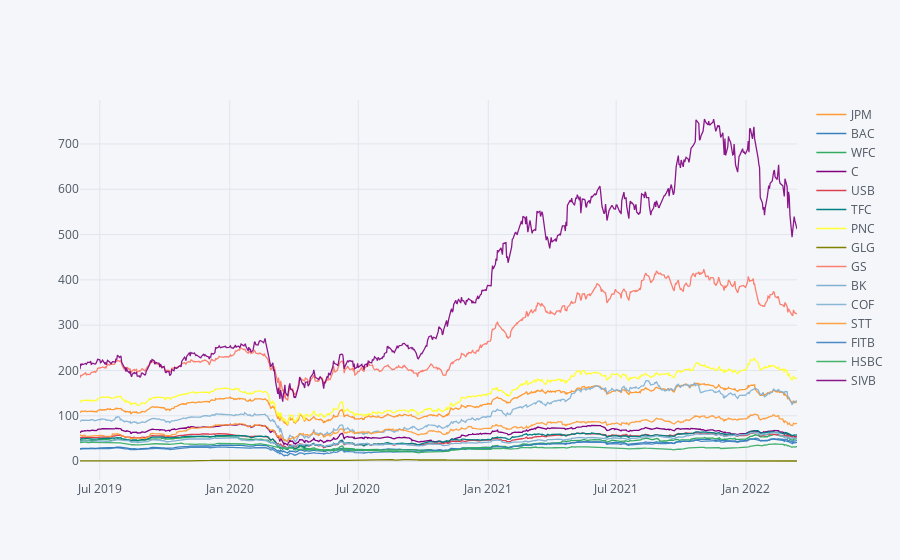

Notebook cell for this chart:
### Code cell
bank_stocks.xs(key='Close',axis=1,level='Stock Info').iplot()

### Figure 1 — Plotly figure (JSON) as saved in the notebook; plotly's stock layout.template omitted (floating-point values rounded to 4 significant figures; data arrays with more than 128 entries replaced by an {"elided": "..."} marker saying what was removed)
{"data": [{"line": {"color": "rgba(255, 153, 51, 1.0)", "dash": "solid", "shape": "linear", "width": 1.3}, "mode": "lines", "name": "JPM", "text": "", "type": "scatter", "x": {"elided": "702 str values"}, "y": {"elided": "702 float values"}}, {"line": {"color": "rgba(55, 128, 191, 1.0)", "dash": "solid", "shape": "linear", "width": 1.3}, "mode": "lines", "name": "BAC", "text": "", "type": "scatter", "x": {"elided": "702 str values"}, "y": {"elided": "702 float values"}}, {"line": {"color": "rgba(50, 171, 96, 1.0)", "dash": "solid", "shape": "linear", "width": 1.3}, "mode": "lines", "name": "WFC", "text": "", "type": "scatter", "x": {"elided": "702 str values"}, "y": {"elided": "702 float values"}}, {"line": {"color": "rgba(128, 0, 128, 1.0)", "dash": "solid", "shape": "linear", "width": 1.3}, "mode": "lines", "name": "C", "text": "", "type": "scatter", "x": {"elided": "702 str values"}, "y": {"elided": "702 float values"}}, {"line": {"color": "rgba(219, 64, 82, 1.0)", "dash": "solid", "shape": "linear", "width": 1.3}, "mode": "lines", "name": "USB", "text": "", "type": "scatter", "x": {"elided": "702 str values"}, "y": {"elided": "702 float values"}}, {"line": {"color": "rgba(0, 128, 128, 1.0)", "dash": "solid", "shape": "linear", "width": 1.3}, "mode": "lines", "name": "TFC", "text": "", "type": "scatter", "x": {"elided": "702 str values"}, "y": {"elided": "702 float values"}}, {"line": {"color": "rgba(255, 255, 51, 1.0)", "dash": "solid", "shape": "linear", "width": 1.3}, "mode": "lines", "name": "PNC", "text": "", "type": "scatter", "x": {"elided": "702 str values"}, "y": {"elided": "702 float values"}}, {"line": {"color": "rgba(128, 128, 0, 1.0)", "dash": "solid", "shape": "linear", "width": 1.3}, "mode": "lines", "name": "GLG", "text": "", "type": "scatter", "x": {"elided": "702 str values"}, "y": {"elided": "702 float values"}}, {"line": {"color": "rgba(251, 128, 114, 1.0)", "dash": "solid", "shape": "linear", "width": 1.3}, "mode": "lines", "name": "GS", "text": "", "type": "scatter", "x": {"elided": "702 str values"}, "y": {"elided": "702 float values"}}, {"line": {"color": "rgba(128, 177, 211, 1.0)", "dash": "solid", "shape": "linear", "width": 1.3}, "mode": "lines", "name": "BK", "text": "", "type": "scatter", "x": {"elided": "702 str values"}, "y": {"elided": "702 float values"}}, {"line": {"color": "rgba(128, 177, 211, 0.8999999999999999)", "dash": "solid", "shape": "linear", "width": 1.3}, "mode": "lines", "name": "COF", "text": "", "type": "scatter", "x": {"elided": "702 str values"}, "y": {"elided": "702 float values"}}, {"line": {"color": "rgba(255, 153, 51, 0.8999999999999999)", "dash": "solid", "shape": "linear", "width": 1.3}, "mode": "lines", "name": "STT", "text": "", "type": "scatter", "x": {"elided": "702 str values"}, "y": {"elided": "702 float values"}}, {"line": {"color": "rgba(55, 128, 191, 0.8999999999999999)", "dash": "solid", "shape": "linear", "width": 1.3}, "mode": "lines", "name": "FITB", "text": "", "type": "scatter", "x": {"elided": "702 str values"}, "y": {"elided": "702 float values"}}, {"line": {"color": "rgba(50, 171, 96, 0.8999999999999999)", "dash": "solid", "shape": "linear", "width": 1.3}, "mode": "lines", "name": "HSBC", "text": "", "type": "scatter", "x": {"elided": "702 str values"}, "y": {"elided": "702 float values"}}, {"line": {"color": "rgba(128, 0, 128, 0.8999999999999999)", "dash": "solid", "shape": "linear", "width": 1.3}, "mode": "lines", "name": "SIVB", "text": "", "type": "scatter", "x": {"elided": "702 str values"}, "y": {"elided": "702 float values"}}], "layout": {"legend": {"bgcolor": "#F5F6F9", "font": {"color": "#4D5663"}}, "paper_bgcolor": "#F5F6F9", "plot_bgcolor": "#F5F6F9", "title": {"font": {"color": "#4D5663"}}, "xaxis": {"gridcolor": "#E1E5ED", "showgrid": true, "tickfont": {"color": "#4D5663"}, "title": {"font": {"color": "#4D5663"}, "text": ""}, "zerolinecolor": "#E1E5ED"}, "yaxis": {"gridcolor": "#E1E5ED", "showgrid": true, "tickfont": {"color": "#4D5663"}, "title": {"font": {"color": "#4D5663"}, "text": ""}, "zerolinecolor": "#E1E5ED"}}}
